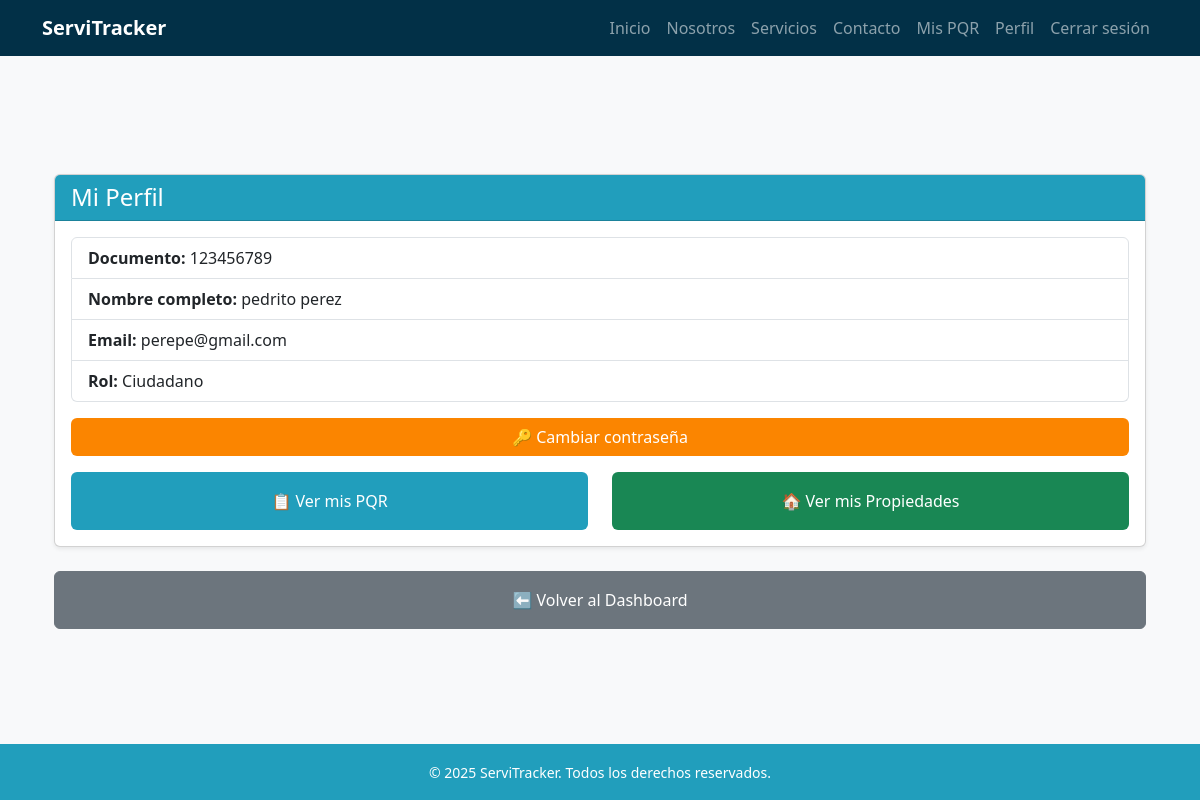
Screenshot of /usuarios/perfil/ (signed in) with the database file from the repository.
### usuarios/models.py (models this page shows, shortened)
class Usuario(AbstractBaseUser, PermissionsMixin):
    ROLES = [
        ("administrador", "Administrador"),
        ("agente", "Agente"),
        ("tecnico", "Técnico"),
        ("ciudadano", "Ciudadano"),
    ]
    documento = models.CharField(max_length=20, unique=True)
    email = models.EmailField(blank=True, null=True)
    nombres = models.CharField(max_length=100, blank=True, null=True)
    apellidos = models.CharField(max_length=100, blank=True, null=True)
    rol = models.CharField(max_length=20, choices=ROLES, default="ciudadano")
    especialidad = models.ForeignKey(Especialidad, on_delete=models.SET_NULL, null=True, blank=True)
    is_active = models.BooleanField(default=True)
    is_staff = models.BooleanField(default=False)
    date_joined = models.DateTimeField(auto_now_add=True)
    objects = UsuarioManager()
    USERNAME_FIELD = "documento"
    REQUIRED_FIELDS = []  # puedes agregar 'email' si quieres que sea obligatorio

### usuarios/views.py (the view)
# urls.py: path("perfil/", views.perfil, name="perfil"),
@login_required
def perfil(request):
    usuario = request.user
    pqr_list = PQR.objects.filter(ciudadano=usuario) if usuario.rol == "ciudadano" else []
    return render(request, "usuarios/perfil.html", {
        "usuario": usuario,
        "pqr_list": pqr_list,
    })

### templates/usuarios/perfil.html (shortened to what this page needs)
{% extends 'base.html' %}
{% block content %}
<div class="container my-5">
    <div class="card shadow-sm">
        <div class="card-header bg-blue-mid text-white">
            <h4 class="mb-0">Mi Perfil</h4>
        </div>
        <div class="card-body">
            <ul class="list-group mb-3">
                <li class="list-group-item"><strong>Documento:</strong> {{ usuario.documento }}</li>
                <li class="list-group-item"><strong>Nombre completo:</strong> {{ usuario.nombres }} {{ usuario.apellidos }}</li>
                <li class="list-group-item"><strong>Email:</strong> {{ usuario.email }}</li>
                <li class="list-group-item"><strong>Rol:</strong> {{ usuario.get_rol_display }}</li>
            </ul>
            <a href="{% url 'cambiar_contrasena' %}" class="btn btn-orange-dark w-100 mb-3">
                🔑 Cambiar contraseña
            </a>
            <div class="row">
                <div class="col-md-6">
                    <a href="{% url 'mi_lista_pqr' %}" class="btn btn-blue-mid w-100 py-3">
                        📋 Ver mis PQR
                    </a>
                </div>
                <div class="col-md-6">
                    <a href="{% url 'mis_propiedades' %}" class="btn btn-green-dark w-100 py-3">
                        🏠 Ver mis Propiedades
                    </a>
                </div>
            </div>
        </div>
    </div>
    <div class="mt-4">
        {% if usuario.rol == "administrador" %}
            <a href="{% url 'dashboard_admin' %}" class="btn btn-secondary w-100 py-3">⬅️ Volver al Dashboard</a>
        {% elif usuario.rol == "agente" %}
            <a href="{% url 'dashboard_agente' %}" class="btn btn-secondary w-100 py-3">⬅️ Volver al Dashboard</a>
        {% elif usuario.rol == "tecnico" %}
            <a href="{% url 'dashboard_tecnico' %}" class="btn btn-secondary w-100 py-3">⬅️ Volver al Dashboard</a>
        {% elif usuario.rol == "ciudadano" %}
            <a href="{% url 'dashboard_ciudadano' %}" class="btn btn-secondary w-100 py-3">⬅️ Volver al Dashboard</a>
        {% endif %}
    </div>
</div>
{% endblock %}

### static/css/style.css (style rules this page uses)
:root { --blue-light: #8ecae6; --blue-mid: #219ebc; --blue-deep: #126782; --blue-dark: #023047; --yellow: #ffb703; --orange-light: #fd9e02; --orange-dark: #fb8500; --green-light: #198754; --green-dark: #146c43; }
.bg-blue-mid { background-color: var(--blue-mid); }
body { font-family: 'Segoe UI', sans-serif; background-color: #f8f9fa; padding-top: 70px; min-height: 100vh; display: flex; flex-direction: column; }
.btn-blue-mid { background-color: var(--blue-mid); color: white; }
.btn-orange-dark { background-color: var(--orange-dark); color: white; }
.btn-green-dark { background-color: var(--green-light); color: white; }

### rows the page displays
Usuario: documento "123456789", nombres "pedrito", apellidos "perez", email "perepe@gmail.com", rol "Ciudadano"
